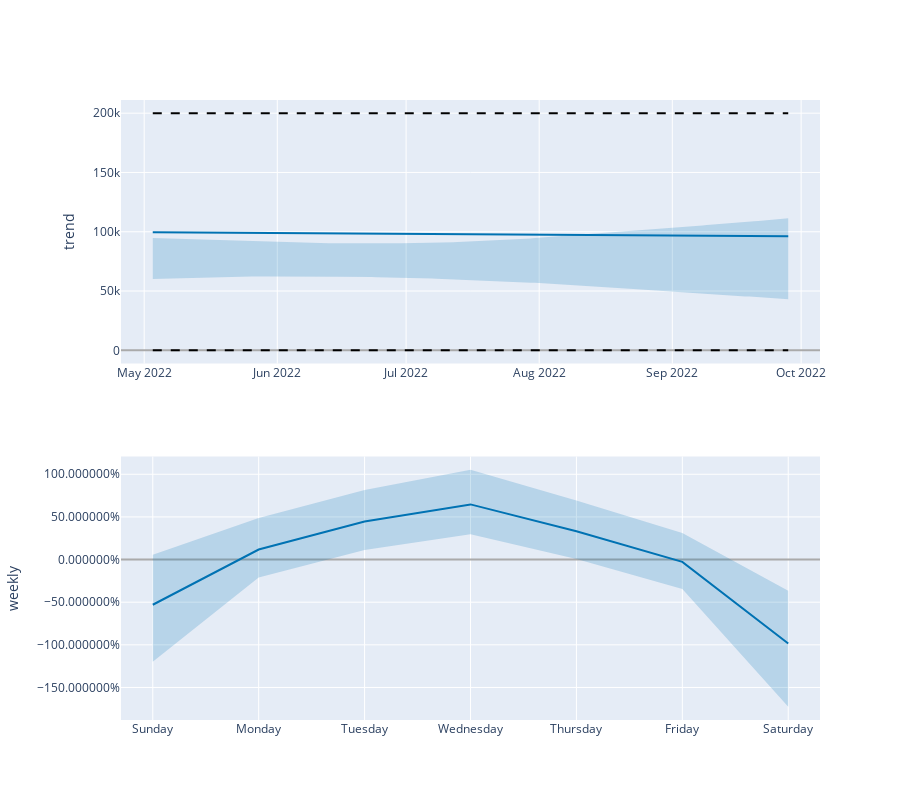

Notebook cell for this chart:
### Code cell
fig_components = plot_components_plotly(model, pd_historical_and_forecast, figsize = (900, 400))
fig_components.show()
